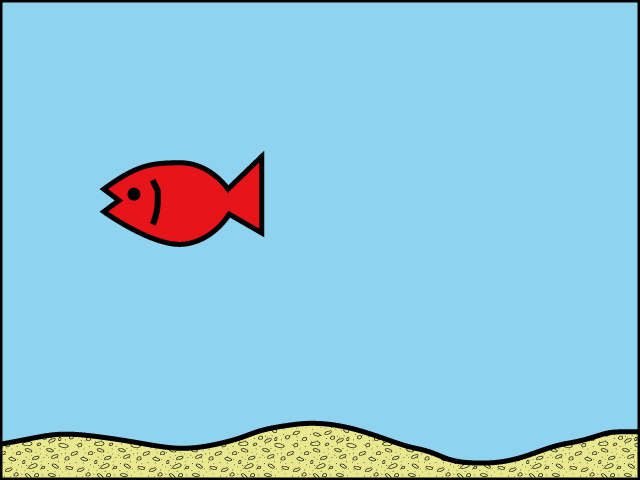
//> input picture week15/img/issue1.jpg, 640 x 480 px
$ ./issue1_k23075   (built with g++ and OpenCV 4)
//> lines starting //> are read from the running program, lines starting //| are printed output that depends on the picture; after the words box and inside, x2 and y2 are one past the last pixel; in counts of white or black regions, pixels touching at a corner belong together
#include <iostream>
#include <opencv2/opencv.hpp>

#define TARGET_IMG_FILE "./img/issue1.jpg"
#define TEMPLATE_IMG_FILE "./img/red_fish.jpg"
#define OUTPUT_IMG_FILE "issue1_k23075_result.jpg"

int main(int argc, const char* argv[]) {
  // 入力画像を読み込む
  cv::Mat src_img = cv::imread(TARGET_IMG_FILE, cv::IMREAD_COLOR);
//> src_img is the input picture: 480 rows x 640 cols, CV_8UC3; mean B, G, R 217.8, 198.2, 145.3
  cv::Mat template_img = cv::imread(TEMPLATE_IMG_FILE, cv::IMREAD_COLOR);
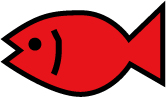
//> input picture week15/img/red_fish.jpg, 166 x 97 px
//> template_img is the input picture: 97 rows x 166 cols, CV_8UC3; mean B, G, R 100.2, 97.3, 198.4

  if (src_img.empty() || template_img.empty()) {
    printf("can not read image file\n");
    return (-1);
  }

  // 類似度マップの計算
  cv::Mat compare_img = cv::Mat(  //
      cv::Size(                   //
          src_img.rows - template_img.rows + 1,
          src_img.cols - template_img.cols + 1  //
          ),
      CV_32F, 1  //
  );
  cv::matchTemplate(src_img, template_img, compare_img, cv::TM_SQDIFF_NORMED);
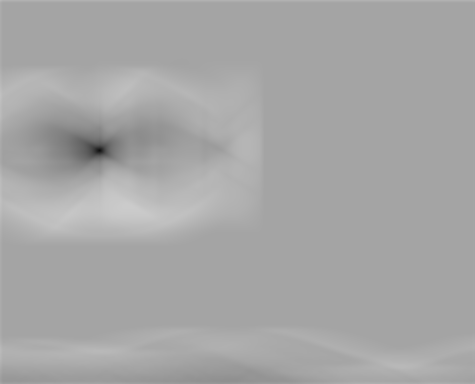
//> compare_img: 384 rows x 475 cols, CV_32FC1; min 0.0627, max 0.799, mean 0.652

  // 類似度マップの最小値最大値の計算
  double min_val, max_val;
  cv::Point min_loc, max_loc;
  cv::minMaxLoc(compare_img, &min_val, &max_val, &min_loc, &max_loc);
//> min_val = 0.0627; max_val = 0.799; min_loc = Point(99, 150); max_loc = Point(128, 205)

  // 出力画像の作成
  cv::Mat result_img = src_img.clone();

  // 四角で囲む
  cv::rectangle(                        //
      result_img,                       //
      cv::Point(min_loc.x, min_loc.y),  //
      cv::Point(min_loc.x + template_img.cols,
                min_loc.y + template_img.rows),  //
      cv::Scalar(0, 0, 255),                     //
      2                                          //
  );
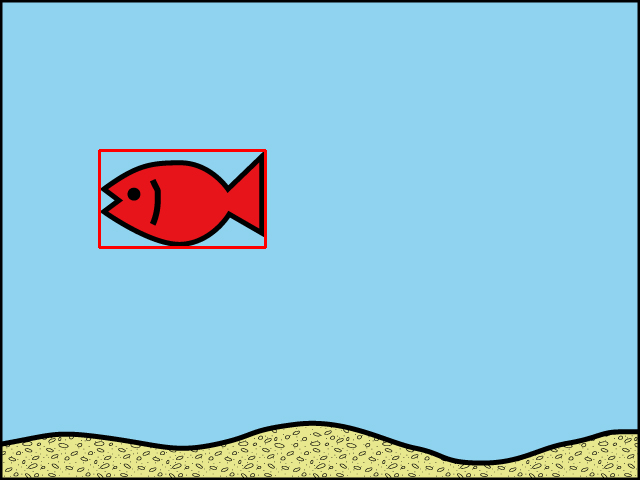
//> result_img: 480 rows x 640 cols, CV_8UC3; 0.51% of pixels changed, all inside (x1, y1, x2, y2) = (98, 149, 267, 249)

  // 描画・保存
  cv::imshow("result", result_img);
  cv::imwrite(OUTPUT_IMG_FILE, result_img);

  // キー入力待ち
  cv::waitKey(0);

  return 0;
}
